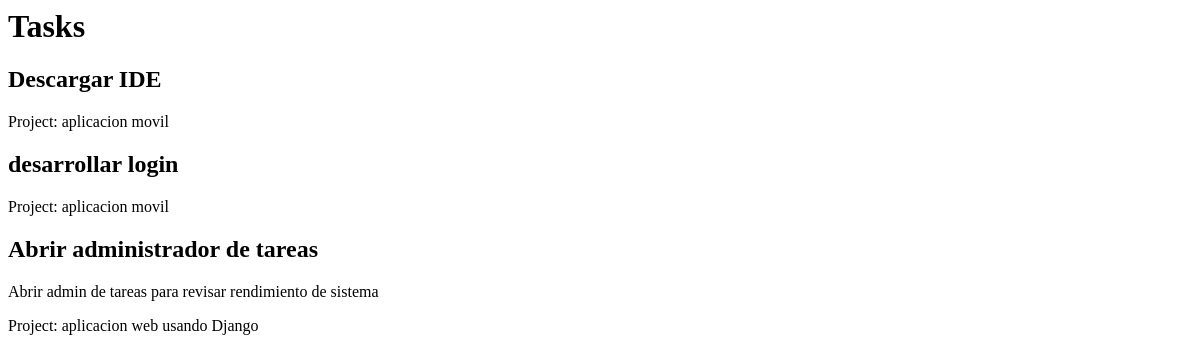
/tasks/, run on an earlier commit of the app's database.
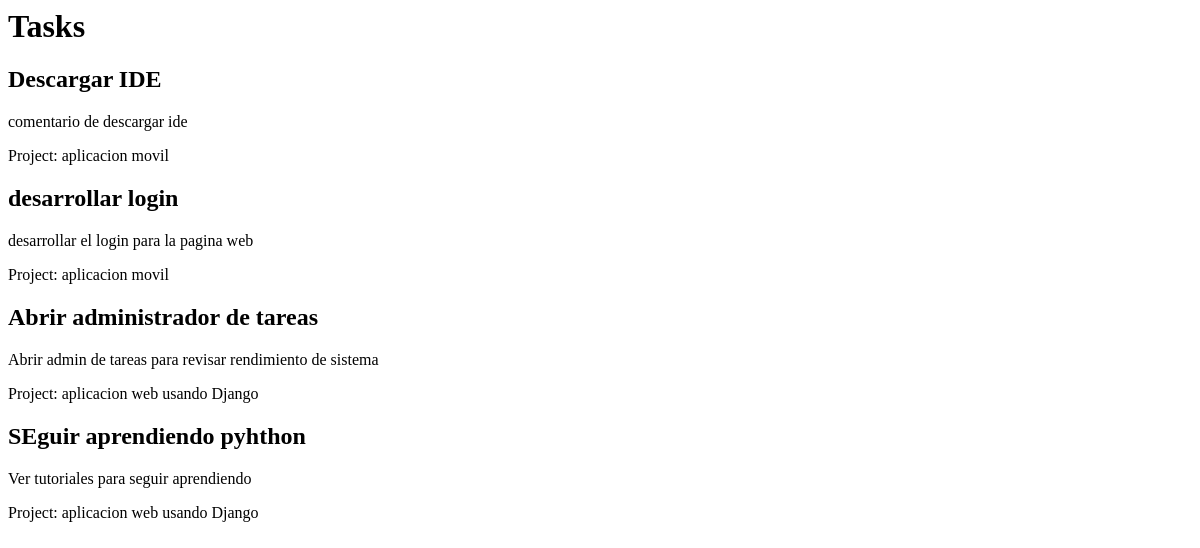
And on a later commit of the database.
### myapp/models.py (models this page shows, shortened)
class Task(models.Model):
    title = models.CharField(max_length=200)
    description =models.TextField()
    project = models.ForeignKey(Project, on_delete=models.CASCADE)

class Project(models.Model):
    name = models.CharField(max_length=200)
    def __str__(self):
        return self.name

### myapp/views.py (the view)
# urls.py: path('tasks/', views.tasks),
def tasks(request):
    tasks = list(Task.objects.all())
    return render(request, 'tasks.html', {
        'tasks': tasks
})

### myapp/templates/tasks.html
<h1>Tasks</h1>
{% for task in tasks %}
<div>
    <h2>{{task.title}}</h2>
    <p>{{task.description}}</p>
    <p>Project: {{task.project}}</p>
</div>
{% endfor %}

What changed in the data, as far as the page shows it:
changed Task "Descargar IDE": description (not shown) → "comentario de descargar ide"
changed Task "desarrollar login": description (not shown) → "desarrollar el login para la pagina web"
added Task: title "SEguir aprendiendo pyhthon", description "Ver tutoriales para seguir aprendiendo", project "aplicacion web usando Django"
